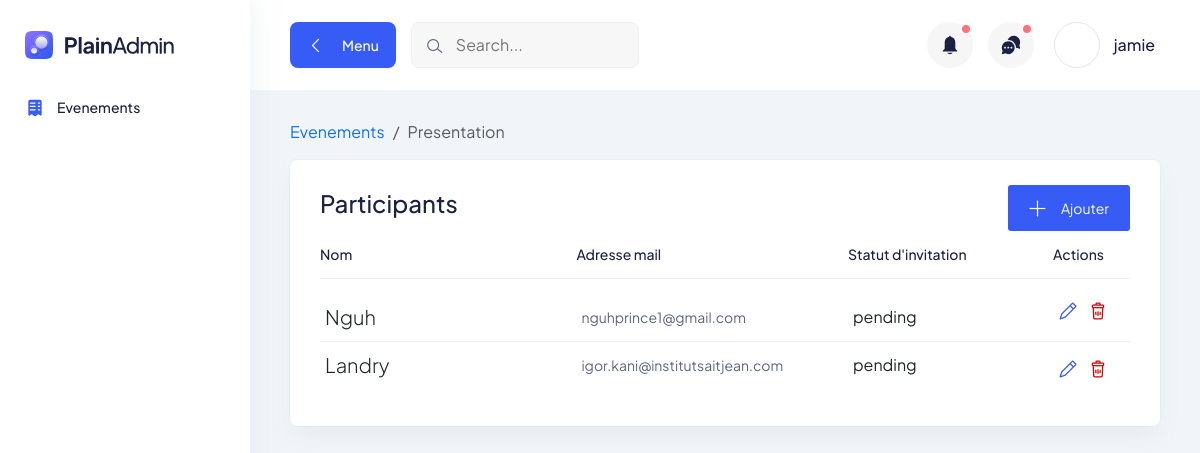
Page /events/19 (signed in) on the committed database.
### main/models.py (models this page shows, shortened)
class Evenement(models.Model):
    EVENT_TYPES = [
        ("pres", _("Presentiel")),
        ("online", _("En ligne"))
    ]
    EVENT_CATEGORIES = [
        ("marriage", _("Marriage")),
        ("seminar", _("Seminaire")),
        ("workshop", _("Atelier")),
        ("meeting", _("Meeting")),
    ]
    nom = models.CharField(max_length=100)
    ville = models.CharField(max_length=100, default="Yaounde")
    pays = models.CharField(max_length=100, default="Cameroun")
    lieu = models.TextField()
    nombres_de_places = models.IntegerField(null=True, blank=True)
    rempli = models.BooleanField(default=False) # this is True when the event is sold out
    prix = models.FloatField(default=0)
    entree_gratuit = models.BooleanField(default=False)
    description = models.TextField(null=True, blank=True)
    categorie = models.CharField(default="marriage", choices=EVENT_CATEGORIES, max_length=20)
    type =models.CharField(default="pres", choices=EVENT_TYPES, max_length=10)
    organisateur = models.CharField(max_length=50, null=True, blank=True)
    contact = models.CharField(max_length=100, blank=True, null=True, verbose_name=_("Contact d'organisateur"))
    date_heure_debut = models.DateTimeField(default=timezone.now, verbose_name=_("Debut (Date & heure)"))
    date_heure_fin = models.DateTimeField(null=True, blank=True, verbose_name=_("Fin (Date & heure)"))
    lieu = models.TextField(null=True, blank=True)
    lien = models.URLField(null=True, blank=True)
    user = models.ForeignKey(User, null=True, on_delete=models.CASCADE)
    def __str__(self):
        return f"{self.nom}: {self.ville}, {self.pays}"

class Participant(models.Model):
    INVITATION_STATUS = [
        ("pending", _("En attente")),
        ("rejected", _("Rejetée")),
        ("accepted", _("Accepté"))
    ]
    evenement = models.ForeignKey(Evenement, on_delete=models.CASCADE)
    name = models.CharField(max_length=100)
    email = models.EmailField()
    statut = models.CharField(max_length=15, choices=INVITATION_STATUS, default="pending")
    invitation_successful = models.BooleanField(null=True)

### main/views.py (the view)
# urls.py: path("events/", views.events, name="events"),
@login_required
def events(request, event_id=None):
    user = request.user
    edit_form = UpdateEvenementForm
    if not event_id:
        if request.method == 'POST':
            form = EvenementForm(request.POST, request.FILES)
            if form.is_valid():
                evenement = form.save()
                evenement.user = user
                evenement.save()
                excel_file = form.cleaned_data.get("participants_file")
                if excel_file:
                    try:
                        df = pd.read_excel(excel_file)
                        for index, row in df.iterrows():
                            email = row.get("Email")
                            name = row.get("Nom")
                            if email and name:
                                Participant.objects.create(
                                    evenement=evenement,
                                    email=email,
                                    statut='pending',
                                    name=name
                                )
                    except Exception as e:
                        evenement.delete()
                        return JsonResponse({'success': False, 'errors': ['Error adding participants from excel file']})
                return JsonResponse({'success': True})  # Return success response
            return JsonResponse({'success': False, 'errors': form.errors})  # Return validation errors
        else:
            form = EvenementForm()
            evenements = Evenement.objects.filter(Q(user=user) | Q(user__isnull=True))
        return render(request, "main/evenements.html", context={'evenements': evenements, 'form': form, 'edit_form': edit_form})
    else:
        event = get_object_or_404(Evenement, id=event_id, user=user)
        context = {
            'event': event,
            'update_participant_form': UpdateParticipantForm,
            'participant_form': ParticipantForm,
            'participants_json': [ model_to_dict(p) for p in event.participant_set.all() ]
        }
        print("Returning context... ")
        print(context)
        return render(request, "main/event_detail.html", context=context)

### main/templates/main/event_detail.html (shortened to what this page needs)
{% extends 'main/sidebar_base.html' %}
{% load i18n %}
{% block events_active %}active{% endblock %}
{% block page_content %}
<section>
    <div class="container-fluid pt-30">
        <nav aria-label="breadcrumb">
            <ol class="breadcrumb">
                <li class="breadcrumb-item"><a href="{% url 'events' %}">{% trans "Evenements" %}</a></li>
                <li class="breadcrumb-item active" aria-current="page">{{ event.nom }}</li>
            </ol>
        </nav>
        <div class="tables-wrapper mt-6">
            <div class="row">
                <div class="col-lg-12">
                    <div class="card-style mb-30">
                        <div
                            style="display: flex; flex-direction: row; justify-content: space-between; align-items: center;">
                            <div>
                                <h3 class="mb-10">Participants</h3>
                            </div>
                            <div class="title d-flex flex-wrap justify-content-end">
                                <button type="button" class="main-btn primary-btn btn-hover btn-sm"
                                    data-bs-toggle="modal" data-bs-target="#participantModal">
                                    <i class="lni lni-plus mr-5"></i> Ajouter
                                </button>
                            </div>
                        </div>
                        <div class="table-wrapper table-responsive">
                            <table class="table">
                                <thead>
                                    <tr>
                                        <th class="lead-info">
                                            <h6>{% trans "Nom" %}</h6>
                                        </th>
                                        <th class="lead-email">
                                            <h6>{% trans "Adresse mail" %}</h6>
                                        </th>
                                        <th class="lead-phone">
                                            <h6>{% trans "Statut d'invitation" %}</h6>
                                        </th>
                                        <th>
                                            <h6>{% trans "Actions" %}</h6>
                                        </th>
                                    </tr>
                                </thead>
                                <tbody>
                                    {% for participant in event.participant_set.all %}
                                    <tr>
                                        <td class="min-width">
                                            <div class="lead">
                                                <div class="lead-text">
                                                    {{ participant.name }}
                                                </div>
                                            </div>
                                        </td>
                                        <td class="min-width">
                                            <p>{{ participant.email }}</p>
                                        </td>
                                        <td class="min-width">
                                            <div class="d-flex flex-row gap-3 align-items-center">
                                                {{ participant.statut }}
                                            </div>
                                        </td>
                                        <td>
                                            <div class="action">
                                                <button class="text-primary edit-button" data-id="{{ participant.id }}"
                                                    data-bs-toggle="modal" data-bs-target="#editEventModal">
                                                    <i class="lni lni-pencil"></i>
                                                </button>
                                                <button class="text-danger delete-button" data-id="{{ participant.id }}"
                                                    data-nom="{{ evenement.nom }}" data-bs-toggle="modal"
                                                    data-bs-target="#deleteEventModal">
                                                    <i class="lni lni-trash-can"></i>
                                                </button>
                                            </div>
                                        </td>
                                    </tr>
                                    {% endfor %}
                                </tbody>
                            </table>
                        </div>
                    </div>
                </div>
            </div>
        </div>
    </div>
</section>
{% endblock %}

### main/templates/main/sidebar_base.html (shortened to what this page needs)
{% load static %}
<!DOCTYPE html>
<html lang="en">
<head>
    <link rel="stylesheet" href="{% static 'main/css/bootstrap.min.css' %}" />
    <link rel="stylesheet" href="{% static 'main/css/lineicons.css' %}" rel="stylesheet" type="text/css" />
    <link rel="stylesheet" href="{% static 'main/css/materialdesignicons.min.css' %}" rel="stylesheet" type="text/css" />
    <link rel="stylesheet" href="{% static 'main/css/fullcalendar.css' %}" />
    <link rel="stylesheet" href="{% static 'main/css/main.css' %}" />
</head>
<body>
    <aside class="sidebar-nav-wrapper">
        <div class="navbar-logo">
            <a href="/">
              <img src="{% static 'main/logo/logo.svg' %}" alt="logo" />
            </a>
        </div>
        <nav class="sidebar-nav">
            <ul>
                <li class="nav-item {% block events_active %}{% endblock%}">
                    <a href="{% url 'events' %}">
                      <span class="icon">
                      </span>
                      <span class="text">Evenements</span>
                    </a>
                </li>
            </ul>
        </nav>
    </aside>
    <div class="main-wrapper">
        {% block header %}
        <header class="header">
            <div class="container-fluid">
              <div class="row">
                <div class="col-lg-5 col-md-5 col-6">
                  <div class="header-left d-flex align-items-center">
                    <div class="menu-toggle-btn mr-15">
                      <button id="menu-toggle" class="main-btn primary-btn btn-hover">
                        <i class="lni lni-chevron-left me-2"></i> Menu
                      </button>
                    </div>
                    <div class="header-search d-none d-md-flex">
                      <form action="#">
                        <input type="text" placeholder="Search..." />
                        <button><i class="lni lni-search-alt"></i></button>
                      </form>
                    </div>
                  </div>
                </div>
                <div class="col-lg-7 col-md-7 col-6">
                  <div class="header-right">
                    <div class="notification-box ml-15 d-none d-md-flex">
                      <button class="dropdown-toggle" type="button" id="notification" data-bs-toggle="dropdown"
                        aria-expanded="false">
                        <span></span>
                      </button>
                    </div>
                    <div class="header-message-box ml-15 d-none d-md-flex">
                      <button class="dropdown-toggle" type="button" id="message" data-bs-toggle="dropdown"
                        aria-expanded="false">
                        <span></span>
                      </button>
                    </div>
                    <div class="profile-box ml-15">
                      <button class="dropdown-toggle bg-transparent border-0" type="button" id="profile"
                        data-bs-toggle="dropdown" aria-expanded="false">
                        <div class="profile-info">
                          <div class="info">
                            <div class="image">
                            </div>
                            <div>
                              <h6 class="fw-500">{{ request.user.username }}</h6>
                            </div>
                          </div>
                        </div>
                      </button>
                    </div>
                  </div>
                </div>
              </div>
            </div>
        </header>
        {% endblock %}
        {% block page_content %}
        {% endblock %}
    </div>
</body>
</html>

### main/static/main/css/fullcalendar.css (style rules this page uses)
:root { --fc-daygrid-event-dot-width:8px;--fc-list-event-dot-width:10px;--fc-list-event-hover-bg-color:#f5f5f5 }

### rows in the picture
Evenement: nom "Presentation"
Participant: name "Nguh", email "nguhprince1@gmail.com", statut "pending"
Participant: name "Landry", email "igor.kani@institutsaitjean.com", statut "pending"

### other values in the picture
{{ request.user.username }} "jamie"
